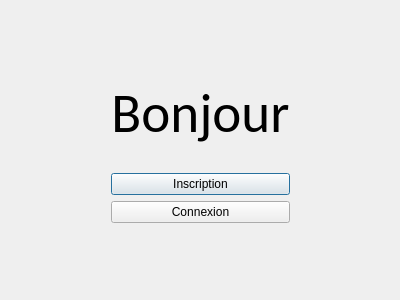
<?xml version="1.0" encoding="UTF-8"?>
<ui version="4.0">
 <class>ConnexionInscription</class>
 <widget class="QDialog" name="ConnexionInscription">
  <property name="geometry">
   <rect>
    <x>0</x>
    <y>0</y>
    <width>400</width>
    <height>300</height>
   </rect>
  </property>
  <property name="windowTitle">
   <string>Dialog</string>
  </property>
  <widget class="QWidget" name="gridLayoutWidget">
   <property name="geometry">
    <rect>
     <x>0</x>
     <y>0</y>
     <width>401</width>
     <height>301</height>
    </rect>
   </property>
   <layout class="QGridLayout" name="gridLayout">
    <item row="5" column="1">
     <spacer name="verticalSpacer">
      <property name="orientation">
       <enum>Qt::Vertical</enum>
      </property>
      <property name="sizeHint" stdset="0">
       <size>
        <width>20</width>
        <height>40</height>
       </size>
      </property>
     </spacer>
    </item>
    <item row="0" column="1">
     <spacer name="verticalSpacer_2">
      <property name="orientation">
       <enum>Qt::Vertical</enum>
      </property>
      <property name="sizeHint" stdset="0">
       <size>
        <width>20</width>
        <height>40</height>
       </size>
      </property>
     </spacer>
    </item>
    <item row="3" column="1">
     <widget class="QPushButton" name="bouttonInscription">
      <property name="text">
       <string>Inscription</string>
      </property>
     </widget>
    </item>
    <item row="2" column="1">
     <widget class="QLabel" name="label">
      <property name="text">
       <string/>
      </property>
     </widget>
    </item>
    <item row="4" column="1">
     <widget class="QPushButton" name="bouttonConnexion">
      <property name="text">
       <string>Connexion</string>
      </property>
     </widget>
    </item>
    <item row="3" column="2">
     <spacer name="horizontalSpacer_3">
      <property name="orientation">
       <enum>Qt::Horizontal</enum>
      </property>
      <property name="sizeHint" stdset="0">
       <size>
        <width>40</width>
        <height>20</height>
       </size>
      </property>
     </spacer>
    </item>
    <item row="3" column="0">
     <spacer name="horizontalSpacer_2">
      <property name="orientation">
       <enum>Qt::Horizontal</enum>
      </property>
      <property name="sizeHint" stdset="0">
       <size>
        <width>40</width>
        <height>20</height>
       </size>
      </property>
     </spacer>
    </item>
    <item row="1" column="1">
     <widget class="QLabel" name="label_2">
      <property name="font">
       <font>
        <family>Calibri</family>
        <pointsize>41</pointsize>
       </font>
      </property>
      <property name="text">
       <string>Bonjour</string>
      </property>
      <property name="textFormat">
       <enum>Qt::AutoText</enum>
      </property>
      <property name="alignment">
       <set>Qt::AlignCenter</set>
      </property>
     </widget>
    </item>
   </layout>
  </widget>
 </widget>
 <resources/>
 <connections/>
</ui>
